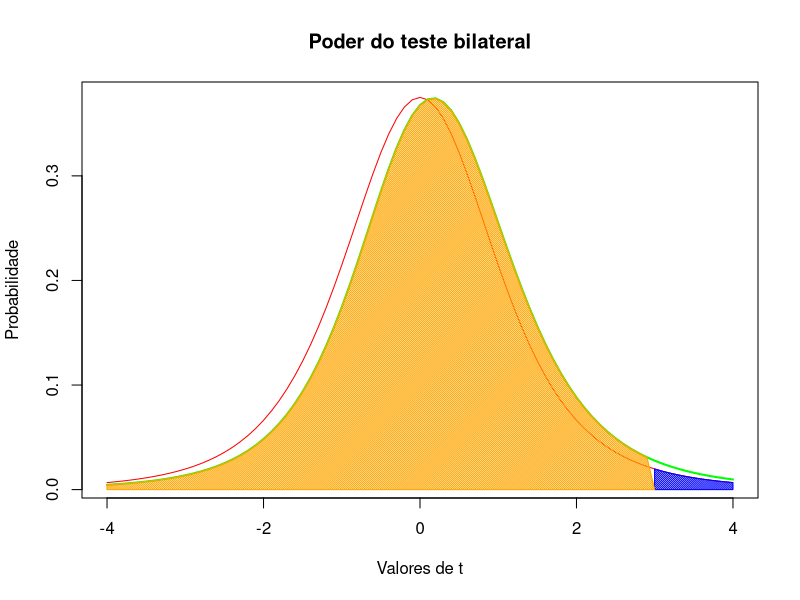

Here is the R script that generated this plot:
amostra = c(14.4,12.9,7,13.7,13.5)

#Cálculos
n <- length(amostra)
s <- sd(amostra)
t <- mean(amostra)

mu <- 12
d <- t - mu
alpha <- 0.02

z <- (d) / (s/sqrt(n- 1))
t <- qt(1-alpha,n-1)

#Distribuicao Padrao t-Student(n-1)
x1 <- seq(-4,4,by=.1) #eixo dos quantis
y1 <- dt(x1, n-1) #eixo das distribuições

plot(x1,y1,
     type="l", 
     xlab="Valores de t", 
     ylab="Probabilidade", 
     main="Poder do teste bilateral",
     col="red"
)

#Distribuição da amostra
lines(x1, dt(x1, z, df=n-1),
      lwd=2,
      col='green')

#Graficando erro do tipo 1 (alpha)
polygon(c(t, seq(t, 4,by=.1) ,4), 
        c(0, dt(seq(t,4,by=.1), n-1),0),
        density=70,
        col = "blue")

#Graficando erro do tipo 2 (beta)
polygon(c(-4, seq(-4, t,by=.1), t),
        c(0, dt(seq(-4, t,by=.1), n-1, z), 0),
        density=70, col = "orange")

#Cálculo do Poder
beta <- pt(t, n-1, d*sqrt(n)/s)
poder = 1-beta
poder

#Função verificação (nativa do R)
power.t.test(n = 5,
             delta = d,
             sd = s,
             sig.level = alpha,
             type = "one.sample",
             alternative = "one.sided")